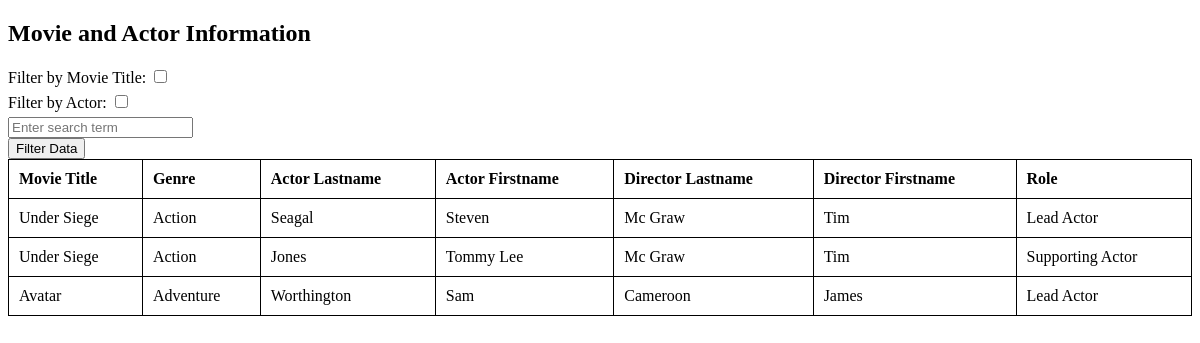
The app's page /search.php (signed in) with its own data.
### tables this page shows
CREATE TABLE `movie_actedin` (
  `ID` int(11) NOT NULL,
  `mno` varchar(50) DEFAULT NULL,
  `actorNo` varchar(50) DEFAULT NULL,
  `dirID` varchar(50) DEFAULT NULL,
  `role` varchar(255) DEFAULT NULL
);

CREATE TABLE `movie` (
  `mno` varchar(50) NOT NULL,
  `title` varchar(255) NOT NULL,
  `genre` varchar(255) NOT NULL
);

CREATE TABLE `actor` (
  `actorID` varchar(50) NOT NULL,
  `Lastname` varchar(255) NOT NULL,
  `Firstname` varchar(255) NOT NULL
);

CREATE TABLE `director` (
  `dirID` varchar(50) NOT NULL,
  `Lastname` varchar(255) NOT NULL,
  `Firstname` varchar(255) NOT NULL
);

### search.php (the view, shortened to what this page needs)
<?php
require("conn.php");
$query = "SELECT m.title AS MovieTitle, m.genre AS Genre, a.Lastname AS ActorLastname, a.Firstname AS ActorFirstname, d.Lastname AS DirectorLastname, d.Firstname AS DirectorFirstname, ma.role AS Role
          FROM movie_actedin ma
          JOIN movie m ON ma.mno = m.mno
          JOIN actor a ON ma.actorNo = a.actorID
          JOIN director d ON ma.dirID = d.dirID";
$result = mysqli_query($conn, $query);
?>
<!DOCTYPE html>
<html lang="en">
<head>
</head>
<body>
<h2>Movie and Actor Information</h2>
<form method="post" action="">
    <label>
        Filter by Movie Title:
        <input type="checkbox" name="filter_title" value="1">
    </label>
    <label>
        Filter by Actor:
        <input type="checkbox" name="filter_actor" value="1">
    </label>
    <input type="text" name="search_input" placeholder="Enter search term" required>
    <br>
    <button type="submit" name="filter">Filter Data</button>
</form>
<table>
    <thead>
    <tr>
        <th>Movie Title</th>
        <th>Genre</th>
        <th>Actor Lastname</th>
        <th>Actor Firstname</th>
        <th>Director Lastname</th>
        <th>Director Firstname</th>
        <th>Role</th>
    </tr>
    </thead>
    <tbody>
    <?php if (isset($result)) { ?>
        <?php while ($row = mysqli_fetch_assoc($result)) { ?>
            <tr>
                <td><?php echo $row['MovieTitle']; ?></td>
                <td><?php echo $row['Genre']; ?></td>
                <td><?php echo $row['ActorLastname']; ?></td>
                <td><?php echo $row['ActorFirstname']; ?></td>
                <td><?php echo $row['DirectorLastname']; ?></td>
                <td><?php echo $row['DirectorFirstname']; ?></td>
                <td><?php echo $row['Role']; ?></td>
            </tr>
        <?php } ?>
    <?php } ?>
    </tbody>
</table>
</body>
</html>

### search.php (style rules this page uses)
table { border-collapse: collapse; width: 100%; }
table, th, td { border: 1px solid black; }
th, td { padding: 10px; text-align: left; }
label { display: block; margin-bottom: 5px; }

### records on screen
movie_actedin: mno.title "Under Siege", mno.genre "Action", actorNo.Lastname "Seagal", actorNo.Firstname "Steven", dirID.Lastname "Mc Graw", dirID.Firstname "Tim", role "Lead Actor"
movie_actedin: mno.title "Under Siege", mno.genre "Action", actorNo.Lastname "Jones", actorNo.Firstname "Tommy Lee", dirID.Lastname "Mc Graw", dirID.Firstname "Tim", role "Supporting Actor"
movie_actedin: mno.title "Avatar", mno.genre "Adventure", actorNo.Lastname "Worthington", actorNo.Firstname "Sam", dirID.Lastname "Cameroon", dirID.Firstname "James", role "Lead Actor"
